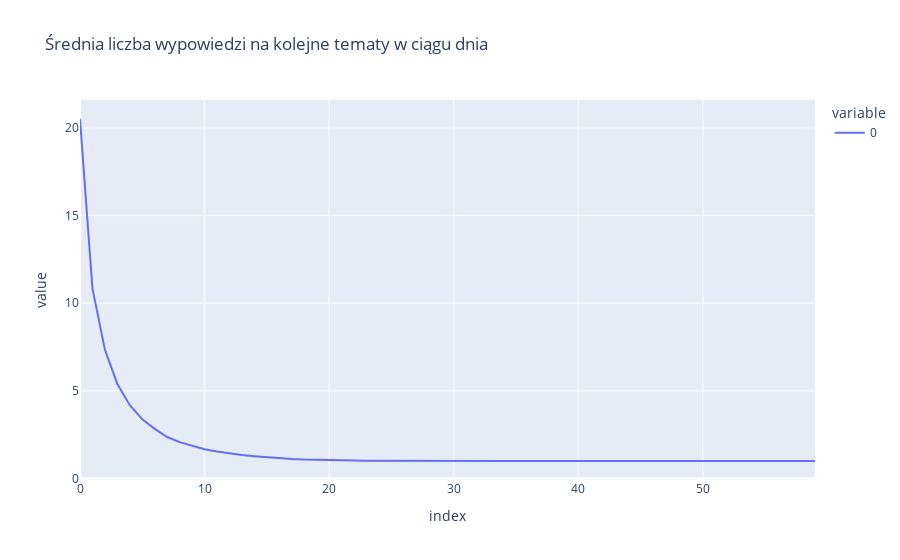

Write notebook code for a chart like this one.
### Code cell
df_sizes = pd.DataFrame(found_topic_sizes)
px.line(df_sizes.mean(), title='Średnia liczba wypowiedzi na kolejne tematy w ciągu dnia')

### Figure 1 — Plotly figure (JSON) as saved in the notebook; plotly's stock layout.template omitted (floating-point values rounded to 4 significant figures)
{"data": [{"hovertemplate": "variable=0<br>index=%{x}<br>value=%{y}<extra></extra>", "legendgroup": "0", "line": {"color": "#636efa", "dash": "solid"}, "mode": "lines", "name": "0", "orientation": "v", "showlegend": true, "type": "scatter", "x": [0, 1, 2, 3, 4, 5, 6, 7, 8, 9, 10, 11, 12, 13, 14, 15, 16, 17, 18, 19, 20, 21, 22, 23, 24, 25, 26, 27, 28, 29, 30, 31, 32, 33, 34, 35, 36, 37, 38, 39, 40, 41, 42, 43, 44, 45, 46, 47, 48, 49, 50, 51, 52, 53, 54, 55, 56, 57, 58, 59], "xaxis": "x", "y": [20.51, 10.84, 7.345, 5.396, 4.185, 3.378, 2.831, 2.37, 2.077, 1.858, 1.673, 1.537, 1.426, 1.336, 1.274, 1.213, 1.16, 1.119, 1.086, 1.065, 1.049, 1.031, 1.024, 1.017, 1.011, 1.006, 1.005, 1.004, 1.003, 1.002, 1.002, 1.002, 1.003, 1.003, 1, 1, 1, 1, 1, 1, 1, 1, 1, 1, 1, 1, 1, 1, 1, 1, 1, 1, 1, 1, 1, 1, 1, 1, 1, 1], "yaxis": "y"}], "layout": {"legend": {"title": {"text": "variable"}, "tracegroupgap": 0}, "title": {"text": "Średnia liczba wypowiedzi na kolejne tematy w ciągu dnia"}, "xaxis": {"anchor": "y", "domain": [0, 1], "title": {"text": "index"}}, "yaxis": {"anchor": "x", "domain": [0, 1], "title": {"text": "value"}}}}
